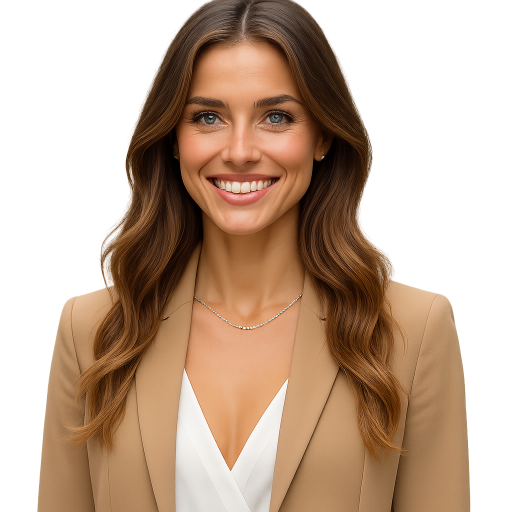
#> input picture assets/person.png, 1024 x 1024 px (shown at 1/2 size)
$ python -i image.py   (imports and definitions only)
#> lines starting #> are read from the running program, lines starting #| are printed output that depends on the picture
import numpy as np
import requests
from PIL import Image, ImageEnhance, ImageFilter, ImageDraw, ImageChops, ImageOps, ImageFont
from io import BytesIO
import math


# [150 lines left out: functions stitch_images, resize_image_cover, resize_image_to_fit, not called in this run]

def cup_of_coffee_tone(img):
    sepia = ImageOps.colorize(img.convert("L"), "#704214", "#C0A080")
    return Image.blend(img, sepia, alpha=0.2)  # tweak alpha

def chromatic_aberration(img, shift=2):
    r, g, b = img.split()
    # Use transform with AFFINE to shift the channels
    r = r.transform(img.size, Image.AFFINE, (1, 0, -shift, 0, 1, 0))
    b = b.transform(img.size, Image.AFFINE, (1, 0, shift, 0, 1, 0))
    return Image.merge("RGB", (r, g, b))

def make_image_imperfect(
    image_path: str,
    enhance_color: float = None,
    enhance_contrast: float = None,
    noise_strength: int = 15
) -> Image.Image:
    """
    Remove AI-generated artifacts from an image.
    This is a placeholder function. Actual implementation would depend on the specific algorithm used.

    Args:
        image_url: URL of the image to process

    Returns:
        PIL Image object of the processed result
    """
#> called with image_path = '../assets/person.png', noise_strength = 15
    try:
        img = Image.open(image_path)
#> img is the input picture: PIL image 1024x1024 RGBA; mean R, G, B, A 133.7, 98.9, 68.8, 150.2

        if enhance_color is not None:
            img = ImageEnhance.Color(img).enhance(enhance_color)
        if enhance_contrast is not None:
            img = ImageEnhance.Contrast(img).enhance(enhance_contrast)

        img = img.filter(ImageFilter.SHARPEN)
        img = img.filter(ImageFilter.GaussianBlur(radius=0.5))

        if img.mode != 'RGB':
            img = img.convert('RGB')
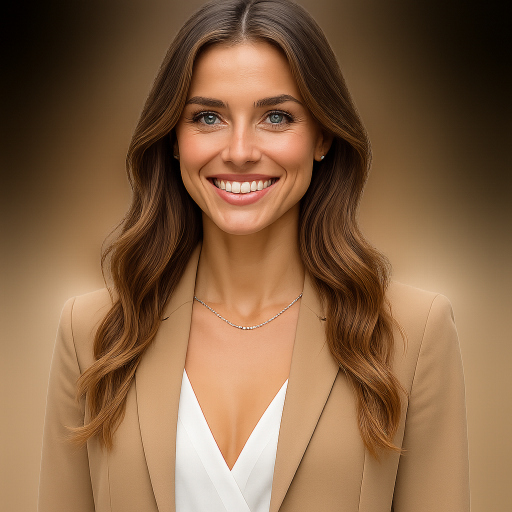
#> img: PIL image 1024x1024 RGB (shown at 1/2 size); mean R, G, B 133.8, 99.1, 69.1
        img_array = np.array(img)
        h, w, c = img_array.shape
#> h = 1024; w = 1024; c = 3
        grayscale_noise = np.random.randint(-noise_strength, noise_strength + 1, (h, w), dtype='int16')
        noise = np.stack([grayscale_noise] * c, axis=2)
        noisy_array = img_array.astype('int16') + noise
        noisy_array = np.clip(noisy_array, 0, 255).astype('uint8')
        img = Image.fromarray(noisy_array)

        img = cup_of_coffee_tone(img)
#> in cup_of_coffee_tone, `sepia = ImageOps.colorize(img.convert("L"), "#704214", "#C0A080")`:
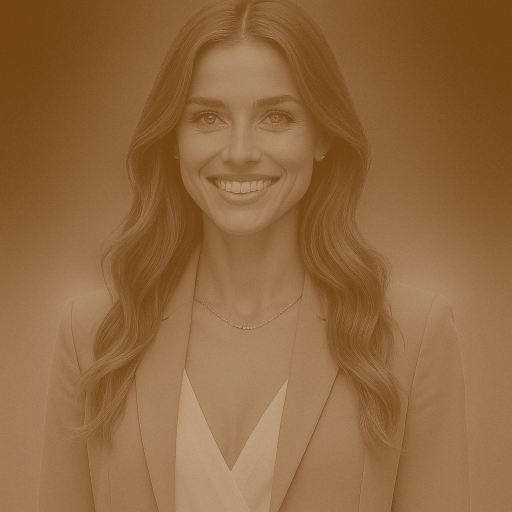
#> sepia: PIL image 1024x1024 RGB (shown at 1/2 size); mean R, G, B 144.8, 104.6, 64.4
#> in cup_of_coffee_tone, `return Image.blend(img, sepia, alpha=0.2)`:
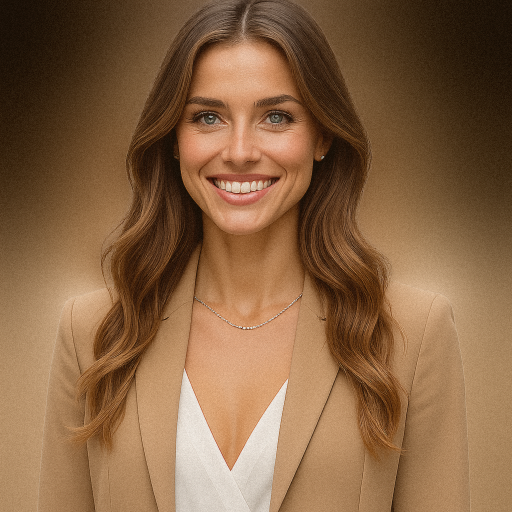
#> returned value: PIL image 1024x1024 RGB (shown at 1/2 size); mean R, G, B 135.6, 99.8, 68
        img = chromatic_aberration(img, shift=1)
#> in chromatic_aberration, `r, g, b = img.split()`:
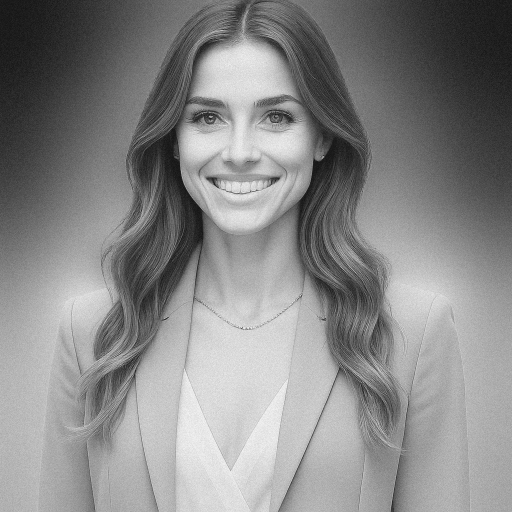
#> r: PIL image 1024x1024 L (shown at 1/2 size); min 22, max 242, mean 135.6
#> in chromatic_aberration, `r, g, b = img.split()`:
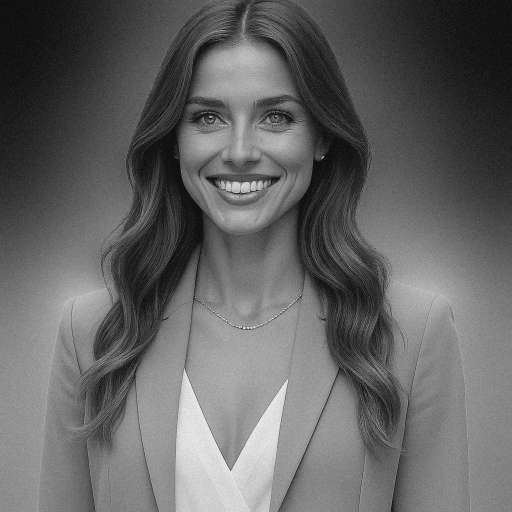
#> g: PIL image 1024x1024 L (shown at 1/2 size); min 13, max 236, mean 99.8
#> in chromatic_aberration, `r, g, b = img.split()`:
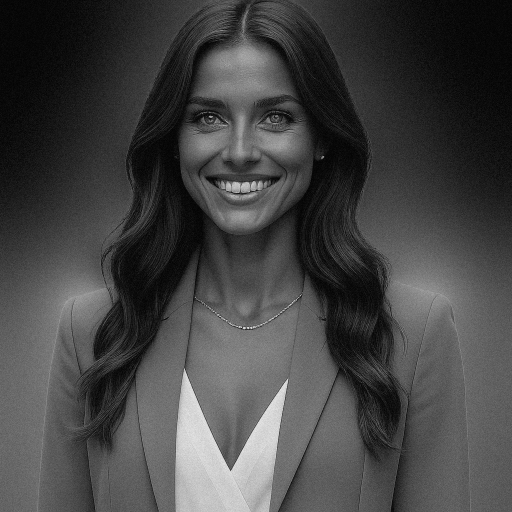
#> b: PIL image 1024x1024 L (shown at 1/2 size); min 4, max 229, mean 68

        return img

    except Exception as e:
        print(f"Failed to process image from {image_path}: {e}")
        raise ValueError("Failed to unaize image") from e

# [169 lines left out: functions create_text_image, make_image_wobbly, not called in this run]


>>> result = make_image_imperfect('../assets/person.png')
